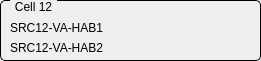
  <widget class="QGroupBox" name="GBCell12">
   <property name="geometry">
    <rect>
     <x>290</x>
     <y>370</y>
     <width>261</width>
     <height>61</height>
    </rect>
   </property>
   <property name="styleSheet">
    <string notr="true">QGroupBox {
    border: 1px solid black;
    border-radius: 5px;
    margin-top: 0.5em;
}

QGroupBox::title {
    subcontrol-origin: margin;
    left: 10px;
    padding: 0 3px 0 3px;
}</string>
   </property>
   <property name="title">
    <string>Cell 12</string>
   </property>
   <property name="checkable">
    <bool>false</bool>
   </property>
   <widget class="QLabel" name="label_55">
    <property name="geometry">
     <rect>
      <x>10</x>
      <y>20</y>
      <width>121</width>
      <height>16</height>
     </rect>
    </property>
    <property name="text">
     <string>SRC12-VA-HAB1</string>
    </property>
   </widget>
   <widget class="QLabel" name="label_56">
    <property name="geometry">
     <rect>
      <x>10</x>
      <y>40</y>
      <width>121</width>
      <height>16</height>
     </rect>
    </property>
    <property name="text">
     <string>SRC12-VA-HAB2</string>
    </property>
   </widget>
   <widget class="QESimpleShape" name="ledSRC12HAB1S2">
    <property name="geometry">
     <rect>
      <x>220</x>
      <y>20</y>
      <width>16</width>
      <height>16</height>
     </rect>
    </property>
    <property name="shape">
     <enum>QSimpleShape::circle</enum>
    </property>
    <property name="colour0" stdset="0">
     <color>
      <red>60</red>
      <green>20</green>
      <blue>20</blue>
     </color>
    </property>
    <property name="colour1" stdset="0">
     <color>
      <red>240</red>
      <green>5</green>
      <blue>5</blue>
     </color>
    </property>
    <property name="variable" stdset="0">
     <string>SRC$(v1)-VA-HAB1-FLS2:isInterlock</string>
    </property>
    <property name="variableSubstitutions" stdset="0">
     <string>v1=12</string>
    </property>
    <property name="edgeAlarmStateOption" stdset="0">
     <enum>QESimpleShape::Never</enum>
    </property>
    <property name="displayAlarmStateOption" stdset="0">
     <enum>QESimpleShape::Never</enum>
    </property>
   </widget>
   <widget class="QESimpleShape" name="ledSRC12HAB1S1">
    <property name="geometry">
     <rect>
      <x>150</x>
      <y>20</y>
      <width>16</width>
      <height>16</height>
     </rect>
    </property>
    <property name="shape">
     <enum>QSimpleShape::circle</enum>
    </property>
    <property name="colour0" stdset="0">
     <color>
      <red>60</red>
      <green>20</green>
      <blue>20</blue>
     </color>
    </property>
    <property name="colour1" stdset="0">
     <color>
      <red>240</red>
      <green>5</green>
      <blue>5</blue>
     </color>
    </property>
    <property name="flash0" stdset="0">
     <bool>false</bool>
    </property>
    <property name="flash1" stdset="0">
     <bool>false</bool>
    </property>
    <property name="variable" stdset="0">
     <string>SRC$(v1)-VA-HAB1-FLS1:isInterlock</string>
    </property>
    <property name="variableSubstitutions" stdset="0">
     <string>v1=12</string>
    </property>
    <property name="edgeAlarmStateOption" stdset="0">
     <enum>QESimpleShape::Never</enum>
    </property>
    <property name="displayAlarmStateOption" stdset="0">
     <enum>QESimpleShape::Never</enum>
    </property>
   </widget>
   <widget class="QESimpleShape" name="ledSRC12HAB2S2">
    <property name="geometry">
     <rect>
      <x>220</x>
      <y>40</y>
      <width>16</width>
      <height>16</height>
     </rect>
    </property>
    <property name="shape">
     <enum>QSimpleShape::circle</enum>
    </property>
    <property name="colour0" stdset="0">
     <color>
      <red>60</red>
      <green>20</green>
      <blue>20</blue>
     </color>
    </property>
    <property name="colour1" stdset="0">
     <color>
      <red>240</red>
      <green>5</green>
      <blue>5</blue>
     </color>
    </property>
    <property name="variable" stdset="0">
     <string>SRC$(v1)-VA-HAB2-FLS2:isInterlock</string>
    </property>
    <property name="variableSubstitutions" stdset="0">
     <string>v1=12</string>
    </property>
    <property name="edgeAlarmStateOption" stdset="0">
     <enum>QESimpleShape::Never</enum>
    </property>
    <property name="displayAlarmStateOption" stdset="0">
     <enum>QESimpleShape::Never</enum>
    </property>
   </widget>
   <widget class="QESimpleShape" name="ledSRC12HAB2S1">
    <property name="geometry">
     <rect>
      <x>150</x>
      <y>40</y>
      <width>16</width>
      <height>16</height>
     </rect>
    </property>
    <property name="shape">
     <enum>QSimpleShape::circle</enum>
    </property>
    <property name="colour0" stdset="0">
     <color>
      <red>60</red>
      <green>20</green>
      <blue>20</blue>
     </color>
    </property>
    <property name="colour1" stdset="0">
     <color>
      <red>240</red>
      <green>5</green>
      <blue>5</blue>
     </color>
    </property>
    <property name="flash0" stdset="0">
     <bool>false</bool>
    </property>
    <property name="flash1" stdset="0">
     <bool>false</bool>
    </property>
    <property name="variable" stdset="0">
     <string>SRC$(v1)-VA-HAB2-FLS1:isInterlock</string>
    </property>
    <property name="variableSubstitutions" stdset="0">
     <string>v1=12</string>
    </property>
    <property name="edgeAlarmStateOption" stdset="0">
     <enum>QESimpleShape::Never</enum>
    </property>
    <property name="displayAlarmStateOption" stdset="0">
     <enum>QESimpleShape::Never</enum>
    </property>
   </widget>
  </widget>
